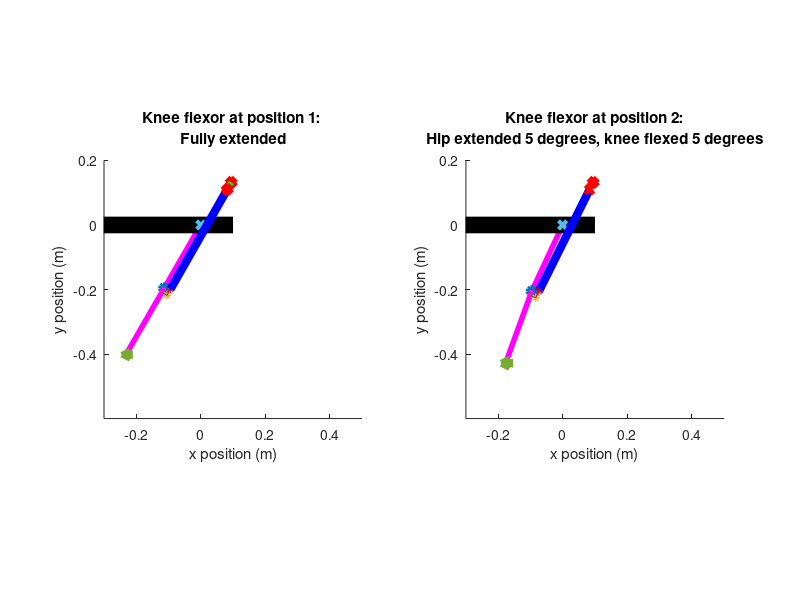

This figure's MATLAB source:
%% Biarticular analysis of the quadruped hind legs
clear, close('all'), clc

%% Define given geometric and physical constants
% Defining hind leg section lengths
l1 = 8.94 * (0.0254);               % [m] Limb length 1 (inches to meters conversion)
l2 = 9.34 * (0.0254);               % [m] Limb length 2 (inches to meters conversion)
l3 = 6.5 * (0.0254);                % [m] Limb length 3 (inches to meters conversion)

% Define gravitational constant
g = 9.8;                            % [m/s^2]

% Define length of actuators
L_AF = (4:0.5:8) * (0.0254);        % [m] Ankle flexor length (inches to meters conversion)
L_AE = (4:0.5:8) * (0.0254);        % [m] Ankle extensor length (inches to meters conversion)
L_KF = (6:0.5:10) * (0.0254);       % [m] Knee flexor length (inches to meters conversion)
L_KE = (6:0.5:10) * (0.0254);       % [m] Knee extensor length (inches to meters conversion)
L_KFb = 14 * (0.0254);               % [m] Biarticular knee flexor length (inches to meters conversion)

% Define actuator masses based on linear density estimate of 1.698 kg/m
m_AF = 1.698 * L_AF;                % [kg] Ankle flexor mass
m_AE = 1.698 * L_AE;                % [kg] Ankle extensor mass
m_KF = 1.698 * L_KF;                % [kg] Knee flexor mass
m_KE = 1.698 * L_KE;                % [kg] Knee extensor mass

% Define mass values of the hind leg sections
me = 0.0205;                        % [kg] Mass of encoders
m1 = 0.1302;                        % [kg] Section 1 leg mass
m2 = 0.1302;                        % [kg] Section 2 leg mass
m3 = 0.09814;                       % [kg] Section 2 leg mass

% Define maximum actuator strain estimate 
k_max = 0.1667;                     % [-]

% Define range of attachment radii
r_KF = 0.005:0.001:0.06;            % [m] Knee flexor (5mm to 6cm range)
r_KE = 0.005:0.001:0.06;            % [m] Knee extensor (5mm to 6cm range)
r_AF = 0.005:0.001:0.06;            % [m] Ankle flexor (5mm to 6cm range)
r_AE = 0.005:0.001:0.06;            % [m] Ankle extensor (5mm to 6cm range)

% Define "pin" (or channel) length n
n_KFb = 0.7188 * (0.0254);           % [m] (inches to meter conversion)

% Define radius of attachment from knee to point of insertion on the tibia
r_KFb = 0.557 * (0.0254);            % [m] (inches to meter conversion)

% Define the length of the upper actuator attachment to the point of
% rotation
b_length = 1 * (0.0254);             % [m] (inches to meter conversion)

% Define where point of rotation of the upper end of the actuator is in the
% xy plane, with the hip point of rotation as the origin
x = 6 * (0.0254);                    % [m] (inches to meter conversion)
b_KFb_top = [(n_KFb + x * cosd(60)), (x*sind(60))]; % [m] (inches to meter conversion)

% Define the safety factor of required force
SF = 1.6;                           % [-]

%Define BPA model constants (eq 4 from paper)
a0 = 254.3e3;                       % [Pa] Model Parameter 0
a1 = 192e3;                         % [Pa] Model Parameter 1
a2 = 2.0265;                        % [-] Model Parameter 2
a3 = -0.461;                        % [-] Model Parameter 3
a4 = -0.331e-3;                     % [1/N] Model Parameter 4
a5 = 1.23e3;                        % [Pa/N] Model Parameter 5
a6 = 15.6e3;                        % [Pa] Model Parameter 6

% Define the hysteresis factor
S = 1;                               % [0,1]

%% Define fully extended position of the knee in 2D space (position 1)

% Origin is at hip joint point of rotation
% Fully extended position occurs when the femur is -30 degrees from
% vertical, with knee fully extended. Fully flexed position occurs when
% the femur is 30 degrees from vertical with knee fully flexed

% Define angle from horizontal for fully extended position (position 1)
theta1_pos1 = 30;                               % [degrees]

% Define the knee location in the xy plane at position 1 from hip angle
% and femur length
knee_pos1(1) = (-l1 * sind(theta1_pos1));                      % [m]
knee_pos1(2) = (-l1 * cosd(theta1_pos1));                      % [m]

% Define the length of the radius of attatchment end point (the point where
% the string inserts to the frame) from known angles and length of r
r_KFb_pos1 = [(knee_pos1(1) - r_KFb * sind(theta1_pos1)), (knee_pos1(2) - r_KFb * cosd(theta1_pos1))]; % [m]

% Define the position in the xy plane of the fixed head of the "pin" from
% the defined location of the radius of attchment and defined angles
KFb_pin_pos1(1) = (r_KFb_pos1(1) + n_KFb * cosd(theta1_pos1));  % [m]
KFb_pin_pos1(2) = (r_KFb_pos1(2) - n_KFb * sind(theta1_pos1));  % [m]

% Define the ankle position from the defined angles, knee position, and
% tibia length
ankle_pos1(1) = (knee_pos1(1) - l2 * sind(theta1_pos1));        % [m]
ankle_pos1(2) = (knee_pos1(2) - l2 * cosd(theta1_pos1));        % [m]

% Define the actuator upper attachment point to body
KFb_upper_pos1 = b_KFb_top + b_length * (KFb_pin_pos1 - b_KFb_top) / norm(KFb_pin_pos1 - b_KFb_top);   % [m]

% Define the end of actuator from known unit vector, length, and starting
% point of the upper actuator end
KFb_lower_pos1 = KFb_upper_pos1 + L_KFb * (KFb_pin_pos1 - b_KFb_top) / norm(KFb_pin_pos1 - b_KFb_top); % [m]

%Define length of s, will need for second KFb_lower_pos calculation
s = norm(KFb_pin_pos1 - KFb_lower_pos1); % [m]

%% Plot fully extended position of the knee in 2D space (position 1)
figure(1)
subplot(1, 2, 1)
hold on

% Plot the femur from knee position, and add a marker at the knee
plot([0, knee_pos1(1)], [0, knee_pos1(2)], '-m', 'LineWidth', 4)
plot(knee_pos1(1), knee_pos1(2), 'o', 'LineWidth', 3)


% Plot the tibia from knee to ankle points
plot([knee_pos1(1), ankle_pos1(1)], [knee_pos1(2), ankle_pos1(2)], '-m', 'LineWidth', 4)

% Plot a marker for string attachment point based on radius of attachment
plot(r_KFb_pos1(1), r_KFb_pos1(2), '.', 'LineWidth', 4)

% Plot the pin position and length
plot(KFb_pin_pos1(1), KFb_pin_pos1(2), '*', 'LineWidth', 1)
plot([r_KFb_pos1(1) KFb_pin_pos1(1)], [r_KFb_pos1(2) KFb_pin_pos1(2)])

% Plot the ankle/foot as a triangle
plot(ankle_pos1(1), ankle_pos1(2), '<', 'LineWidth', 4)

% Plot the hip/body as a horizontal line for reference
plot([-1, .1], [0, 0], '-k', 'LineWidth', 12)

% Mark the hip joint as the origin
plot(0,0, 'x', 'LineWidth', 3)

% Plot end of actuator
plot(KFb_lower_pos1(1), KFb_lower_pos1(2), '*r')

% Plot the upper point of rotation of the actuator
plot(b_KFb_top(1), b_KFb_top(2), 'xr', 'LineWidth', 5)

% Plot the lines representing actuator and string
plot([KFb_upper_pos1(1) KFb_lower_pos1(1)], [KFb_upper_pos1(2) KFb_lower_pos1(2)], '-b', 'Linewidth', 6)
plot([KFb_lower_pos1(1) KFb_pin_pos1(1)], [KFb_lower_pos1(2) KFb_pin_pos1(2)])

% Plot the actuator fastening to body
plot([b_KFb_top(1) KFb_upper_pos1(1)], [b_KFb_top(2) KFb_upper_pos1(2)], '-g', 'LineWidth', 4)
% Plot upper actuator insertion point

plot(KFb_upper_pos1(1), KFb_upper_pos1(2), 'xr', 'LineWidth', 5)

% Finish labeling the plot
hold off
xlim([-0.3 0.5])
ylim([-0.6 0.2])
title(sprintf('Knee flexor at position 1: \nFully extended'))
xlabel('x position (m)')
ylabel('y position (m)')
daspect([1 1 1])

%% Define fully flexed position (position 2) using rotational matrices

% Define 2D rotational matrix in xy-plane as a function of degrees rotated
% counter-clockwise
rotz = @(t) [cosd(t) -sind(t) ; sind(t) cosd(t)] ;

% Define hip rotation in degrees
rot_hip = input(sprintf('Enter the desired hip rotation from fully flexed: ') );                                              % [degrees]

% Rotate the knee about the origin 60 degrees
knee_pos2 = rotz(rot_hip) * knee_pos1';

% Define knee rotation in degrees
rot_knee = input(sprintf('\nEnter the desired knee rotation from fully extended: ') );                                              % [degrees]

%Rotate the all points below the knee about the knee 90 degrees
ankle_pos2 = rotz(rot_knee) * ((rotz(rot_hip) * ankle_pos1') - knee_pos2)+ knee_pos2;
KFb_pin_pos2 = rotz(rot_knee) * ((rotz(rot_hip) * KFb_pin_pos1')- knee_pos2) + knee_pos2;
r_KFb_pos2 = rotz(rot_knee) * ((rotz(rot_hip) * r_KFb_pos1') - knee_pos2) + knee_pos2;

% Define the upper and lower points of the actuator again based on known
% vectors
KFb_upper_pos2 = b_KFb_top + b_length * ((KFb_pin_pos2' - b_KFb_top) / norm(KFb_pin_pos2' - b_KFb_top));
KFb_lower_pos2 = KFb_pin_pos2' - s * ((KFb_pin_pos2' - b_KFb_top) / norm(KFb_pin_pos2' - b_KFb_top));

%% Plot fully flexed position of the knee in 2D space (position 2)
subplot(1, 2, 2)
hold on

% Plot the femur from knee position, and add a marker at the knee
plot([0, knee_pos2(1)], [0, knee_pos2(2)], '-m', 'LineWidth', 4)
plot(knee_pos2(1), knee_pos2(2), 'o', 'LineWidth', 3)

% Plot the tibia from knee to ankle points
plot([knee_pos2(1), ankle_pos2(1)], [knee_pos2(2), ankle_pos2(2)], '-m', 'LineWidth', 4)

% Plot a marker for string attachment point based on radius of attachment
plot(r_KFb_pos2(1), r_KFb_pos2(2), '.', 'LineWidth', 4)

% Plot the pin position and length
plot(KFb_pin_pos2(1), KFb_pin_pos2(2), '*', 'LineWidth', 1)
plot([r_KFb_pos2(1) KFb_pin_pos2(1)], [r_KFb_pos2(2) KFb_pin_pos2(2)])

% Plot the ankle/foot as a triangle
plot(ankle_pos2(1), ankle_pos2(2), '<', 'LineWidth', 5)

% Plot the hip/body as a horizontal line for reference
plot([-1, .1], [0, 0], '-k', 'LineWidth', 12)

% Mark the hip joint as the origin
plot(0,0, 'x', 'LineWidth', 3)

% Plot the lines representing actuator and string
plot([KFb_upper_pos2(1) KFb_lower_pos2(1)], [KFb_upper_pos2(2) KFb_lower_pos2(2)], '-b', 'Linewidth', 6)
plot([KFb_lower_pos2(1) KFb_pin_pos2(1)], [KFb_lower_pos2(2) KFb_pin_pos2(2)])

% Plot the actuator fastening to body
plot([b_KFb_top(1) KFb_upper_pos2(1)], [b_KFb_top(2) KFb_upper_pos2(2)], '-g', 'LineWidth', 4)

% Plot the upper point of rotation of the actuator
plot(b_KFb_top(1), b_KFb_top(2), 'xr', 'LineWidth', 5)

% Plot end of actuator
plot(KFb_lower_pos2(1), KFb_lower_pos2(2), '*r')

% Plot upper actuator insertion point
plot(KFb_upper_pos2(1), KFb_upper_pos2(2), 'xr', 'LineWidth', 3)

% Finish labeling the plot
xlim([-0.3 0.5])
ylim([-0.6 0.2])
title(sprintf('Knee flexor at position 2:\nHip extended %.0f degrees, knee flexed %.0f degrees', rot_hip, rot_knee))
xlabel('x position (m)')
ylabel('y position (m)')
daspect([1 1 1])


%% Define the strain necessary to achieve position 2

% Define length of fully contracted actuator based on previously defined
% vectors
L_KFb_contract = norm(KFb_lower_pos2 - KFb_upper_pos2);

% Calculate strain from contracted and resting lengths
k_KFb = (L_KFb - L_KFb_contract) / L_KFb;
fprintf('\n\nActuator length: %.0f inches', L_KFb/0.0254)
fprintf('\nHip rotation: %.0f degrees', rot_hip)
fprintf('\nKnee rotation: %.0f degrees', rot_knee)
fprintf('\nStrain to achieve this position: %.2f\n', k_KFb)


